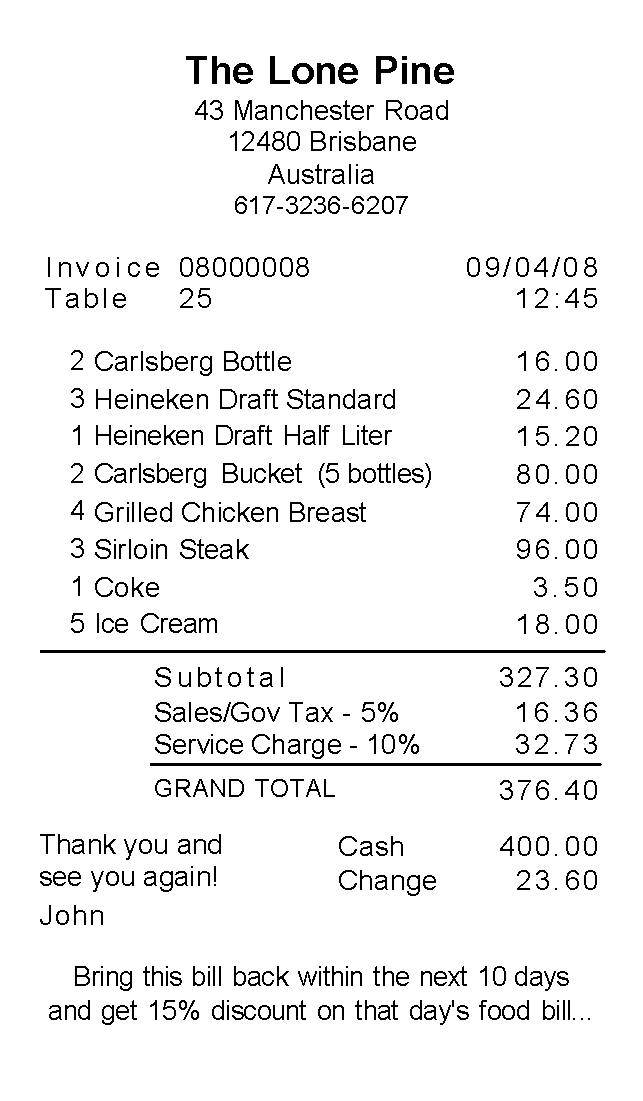
#> input picture bill_image_receipt.png, 643 x 1101 px
$ python -i test.py   (imports and definitions only)
#> lines starting #> are read from the running program, lines starting #| are printed output that depends on the picture; after the words box and inside, x2 and y2 are one past the last pixel; in counts of white or black regions, pixels touching at a corner belong together
import cv2
import pytesseract

myconfig = r"--psm 11 --oem 3"

def extract_text(image_path):

  #Loading image in CV2 format
#> called with image_path = 'bill_image_receipt.png'
  img = cv2.imread(image_path)
#> img is the input picture: shape (1101, 643, 3); 94.3% white; black in thin lines or dots, all inside (x1, y1, x2, y2) = (40, 56, 606, 1025)

  #Image preprocessing
  gray = cv2.cvtColor(img, cv2.COLOR_BGR2GRAY)
  cv2.imwrite("temp/gray.png", gray)
  blur = cv2.GaussianBlur(gray, (7,7), 0)
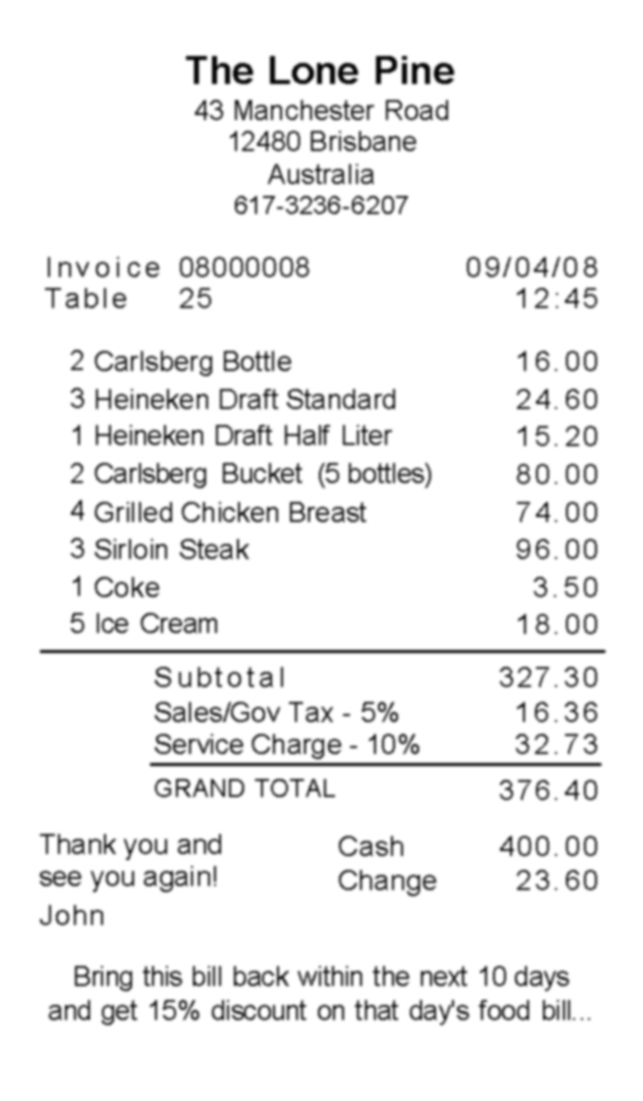
#> blur: shape (1101, 643); min 6, max 255, mean 240.5
  cv2.imwrite("temp/blur.png", blur)

  thresh = cv2.threshold(blur, 0, 255, cv2.THRESH_BINARY + cv2.THRESH_OTSU)[1]
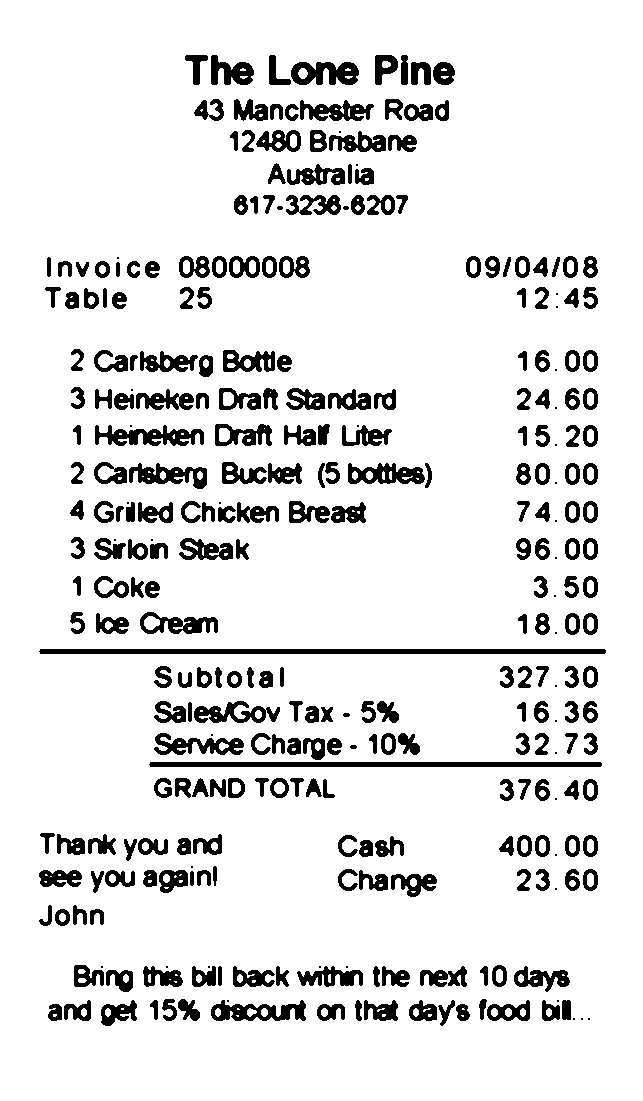
#> thresh: shape (1101, 643); 89.1% white; 313 black regions (38 under 20 px), largest, box (x1, y1, x2, y2) and area: (39, 649, 606, 654) 2829, (149, 762, 602, 767) 2259, (95, 425, 204, 446) 1271
  kernel = cv2.getStructuringElement(cv2.MORPH_RECT, (3,13))
  dilate = cv2.dilate(thresh, kernel, iterations=1)
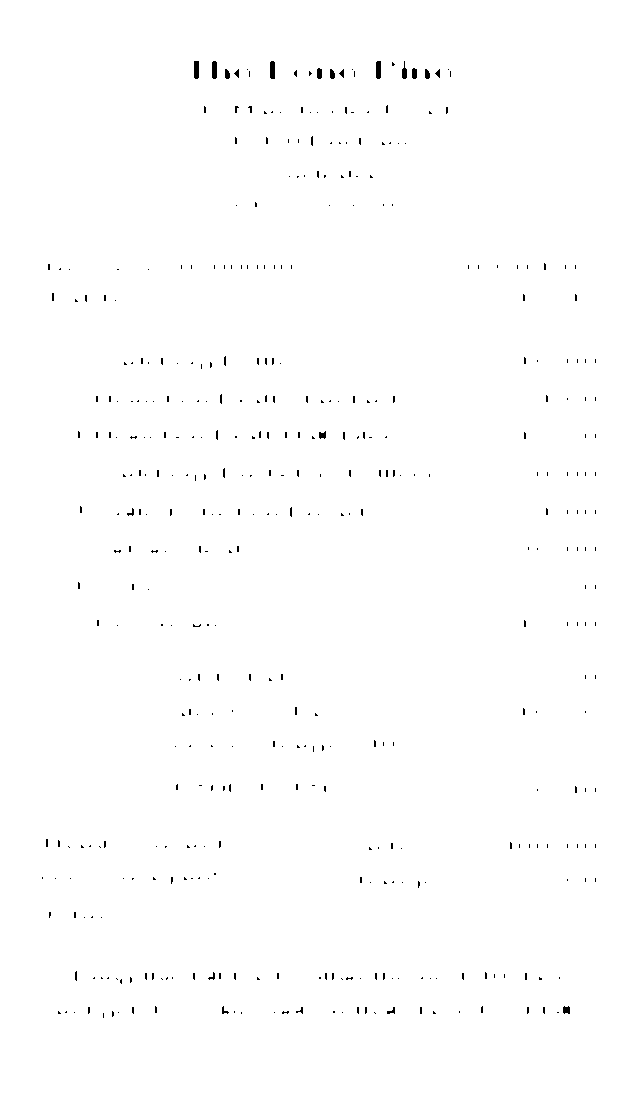
#> dilate: shape (1101, 643); 99.5% white; black in thin lines or dots, all inside (x1, y1, x2, y2) = (42, 61, 596, 1018)

  #Finding Contours for creating boundaries
  cnts = cv2.findContours(dilate, cv2.RETR_EXTERNAL, cv2.CHAIN_APPROX_SIMPLE)
#> cnts = 1 contour; box (x1, y1, x2, y2) and area: (0, 0, 643, 1101) 706200
  cnts = cnts[0] if len(cnts) == 2 else cnts[1]
#> cnts = [[[0, 0], [0, 1100], [642, 1100], [642, 0]]]
  cnts = sorted(cnts, key=lambda x: cv2.boundingRect(x)[0])

  for c in cnts:
    x, y, w, h = cv2.boundingRect(c)
    if h > 50 and w > 10:
      cv2.rectangle(img, (x,y), (x+w, y+h), (36,200,12), 2)
#> this loop made 1 pass
#> (c, x, y, w, h) on pass 1: ([[0, 0], [0, 1100], [642, 1100], [642, 0]], 0, 0, 643, 1101)
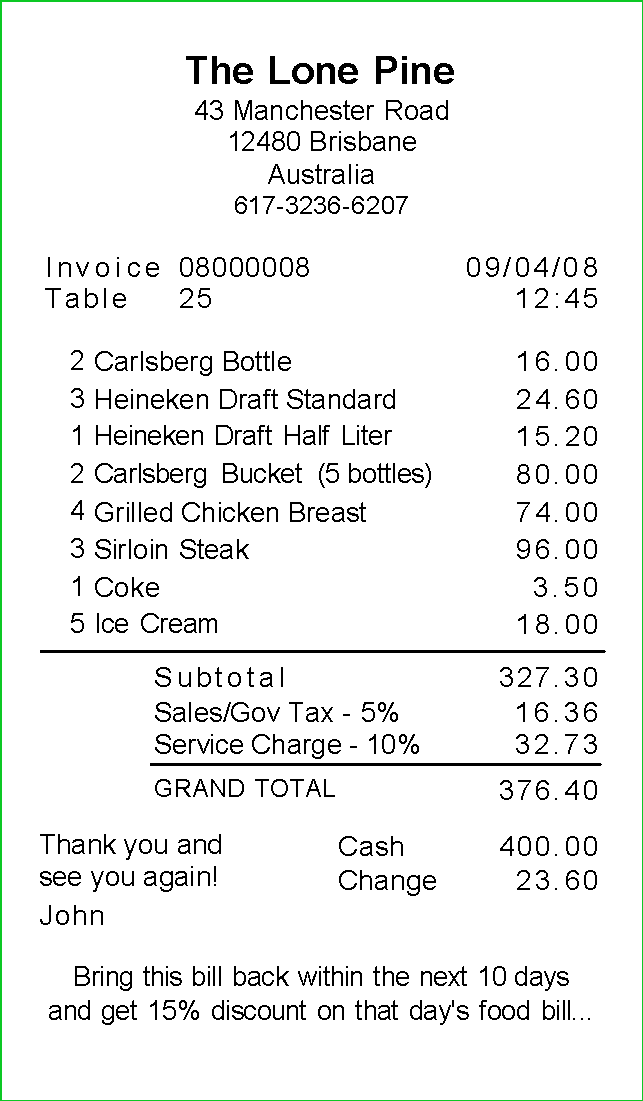
#> img: shape (1101, 643, 3); 0.74% of pixels changed, all inside (x1, y1, x2, y2) = (0, 0, 643, 1101)

  cv2.imwrite("temp/boxes.png", img)

  # Text extraction
#> (the run stopped early here; a loop or call above may not have finished)
